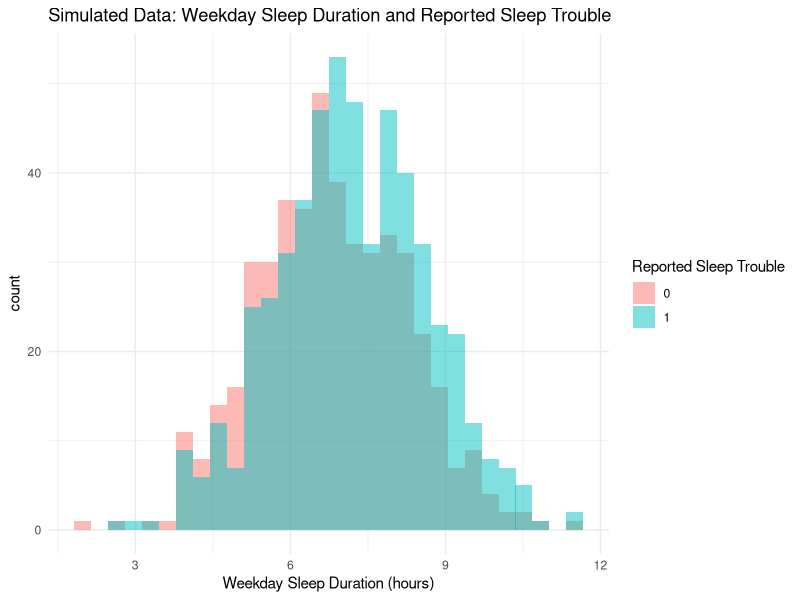

R code for this plot:
#### Preamble ####
# Purpose: To simulate a dataset resembling NHANES sleep disorder data
# Author: Terry Tu
# Date: 17 April 2024
# Contact: xiangyu.tu@mail.utoronto.ca
# License: MIT
# Pre-requisites: tidyverse package

# Load necessary libraries
library(tidyverse)

# Set a seed for reproducibility
set.seed(2024)

# Define the number of individuals to simulate
n_people <- 1000

# Simulate weekday and weekend sleep duration based on normal distributions
weekday_sleep <- rnorm(n_people, mean = 7, sd = 1.5)
weekend_sleep <- rnorm(n_people, mean = 8, sd = 2)

# Simulate snoring frequency based on a categorical distribution
snoring_frequency <- sample(0:3, n_people, replace = TRUE, prob = c(0.5, 0.2, 0.2, 0.1))

# Simulate breathing pause frequency assuming it's less common
breathing_pause_frequency <- sample(0:3, n_people, replace = TRUE, prob = c(0.7, 0.15, 0.1, 0.05))

# Simulate reported sleep trouble based on a binomial distribution where probability(p) depends on other factors
p_sleep_trouble <- plogis(-0.5 + 0.1 * weekday_sleep - 0.05 * weekend_sleep + 0.2 * snoring_frequency + 0.3 * breathing_pause_frequency)
reported_sleep_trouble <- rbinom(n_people, 1, p_sleep_trouble)

# Combine all variables into a data frame
simulated_sleep_data <- tibble(
  WeekdaySleepDuration = weekday_sleep,
  WeekendSleepDuration = weekend_sleep,
  SnoringFrequency = snoring_frequency,
  BreathingPauseFrequency = breathing_pause_frequency,
  ReportedSleepTrouble = reported_sleep_trouble
)

# Inspect the first few rows of the simulated data
head(simulated_sleep_data)

# Plot the relationship between sleep duration and reported trouble
ggplot(simulated_sleep_data, aes(x = WeekdaySleepDuration, fill = as.factor(ReportedSleepTrouble))) +
  geom_histogram(position = "identity", alpha = 0.5, bins = 30) +
  labs(title = "Simulated Data: Weekday Sleep Duration and Reported Sleep Trouble",
       x = "Weekday Sleep Duration (hours)",
       fill = "Reported Sleep Trouble") +
  theme_minimal()

